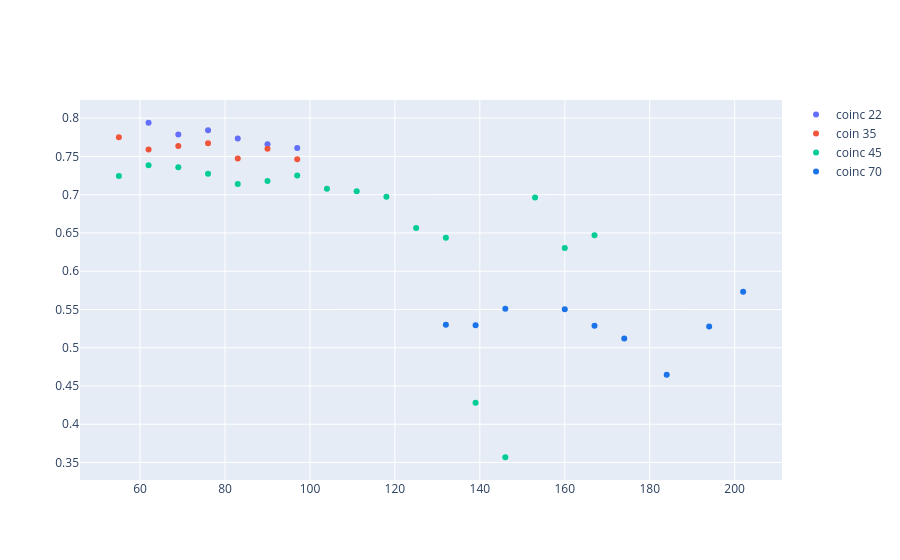

The notebook cell saved with this chart:
### Code cell
fig = go.Figure()
fig.add_trace(go.Scatter(x=df_22['thr_p'], y=df_22['coincidenze']/df_22['p_c'], mode='markers', name='coinc 22'))
fig.add_trace(go.Scatter(x=df_35['thr_p'], y=df_35['coincidenze']/df_35['p_c'], mode='markers', name='coin 35'))
fig.add_trace(go.Scatter(x=df_45['thr_p'], y=df_45['coincidenze']/df_45['p_c'], mode='markers', name='coinc 45'))
fig.add_trace(go.Scatter(x=df_70['thr_p'], y=df_70['coincidenze']/df_70['p_c'], mode='markers', name='coinc 70', marker =dict(color = '#1A73E8')))

### Figure 1 — Plotly figure (JSON) as saved in the notebook; plotly's stock layout.template omitted (floating-point values rounded to 4 significant figures)
{"data": [{"mode": "markers", "name": "coinc 22", "type": "scatter", "x": [62, 69, 76, 83, 90, 97], "y": [0.794, 0.7788, 0.7841, 0.7733, 0.7658, 0.761]}, {"mode": "markers", "name": "coin 35", "type": "scatter", "x": [97, 90, 83, 76, 69, 62, 55], "y": [0.7463, 0.7599, 0.7472, 0.7673, 0.7637, 0.7591, 0.775]}, {"mode": "markers", "name": "coinc 45", "type": "scatter", "x": [55, 62, 69, 76, 83, 90, 97, 104, 111, 118, 125, 132, 139, 146, 153, 160, 167], "y": [0.7244, 0.7384, 0.7358, 0.7272, 0.714, 0.718, 0.725, 0.7078, 0.7044, 0.6975, 0.6564, 0.6437, 0.428, 0.3569, 0.6964, 0.6304, 0.6471]}, {"marker": {"color": "#1A73E8"}, "mode": "markers", "name": "coinc 70", "type": "scatter", "x": [167, 160, 146, 139, 132, 174, 184, 194, 202], "y": [0.5288, 0.5503, 0.551, 0.5292, 0.53, 0.5122, 0.4646, 0.5278, 0.573]}], "layout": {}}
